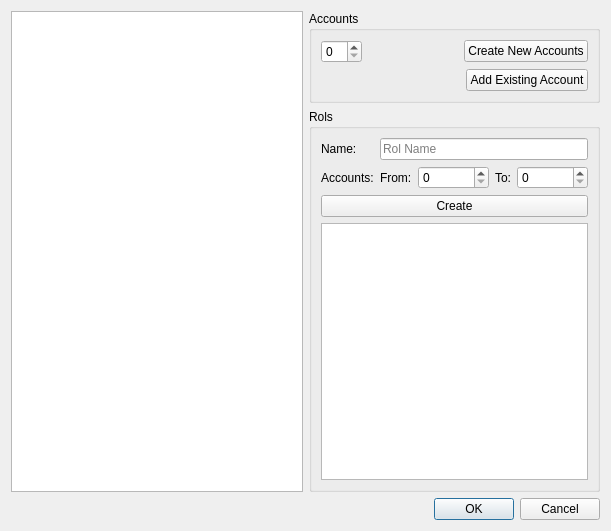
<?xml version="1.0" encoding="UTF-8"?>
<ui version="4.0">
 <class>Dialog</class>
 <widget class="QDialog" name="Dialog">
  <property name="geometry">
   <rect>
    <x>0</x>
    <y>0</y>
    <width>611</width>
    <height>531</height>
   </rect>
  </property>
  <property name="windowTitle">
   <string>Manage Accounts</string>
  </property>
  <layout class="QVBoxLayout" name="verticalLayout_4">
   <item>
    <layout class="QHBoxLayout" name="horizontalLayout_4">
     <item>
      <widget class="QListView" name="listView"/>
     </item>
     <item>
      <layout class="QVBoxLayout" name="verticalLayout_3">
       <item>
        <widget class="QGroupBox" name="groupBox">
         <property name="title">
          <string>Accounts</string>
         </property>
         <layout class="QVBoxLayout" name="verticalLayout">
          <item>
           <layout class="QHBoxLayout" name="horizontalLayout_2">
            <item>
             <widget class="QSpinBox" name="accounts_number_spin"/>
            </item>
            <item>
             <spacer name="horizontalSpacer">
              <property name="orientation">
               <enum>Qt::Horizontal</enum>
              </property>
              <property name="sizeHint" stdset="0">
               <size>
                <width>40</width>
                <height>20</height>
               </size>
              </property>
             </spacer>
            </item>
            <item>
             <widget class="QPushButton" name="create_accounts_btn">
              <property name="sizePolicy">
               <sizepolicy hsizetype="Fixed" vsizetype="Fixed">
                <horstretch>0</horstretch>
                <verstretch>0</verstretch>
               </sizepolicy>
              </property>
              <property name="text">
               <string>Create New Accounts</string>
              </property>
             </widget>
            </item>
           </layout>
          </item>
          <item>
           <layout class="QHBoxLayout" name="horizontalLayout">
            <item>
             <spacer name="horizontalSpacer_2">
              <property name="orientation">
               <enum>Qt::Horizontal</enum>
              </property>
              <property name="sizeHint" stdset="0">
               <size>
                <width>108</width>
                <height>20</height>
               </size>
              </property>
             </spacer>
            </item>
            <item>
             <widget class="QPushButton" name="add_accounts_btn">
              <property name="sizePolicy">
               <sizepolicy hsizetype="Fixed" vsizetype="Fixed">
                <horstretch>0</horstretch>
                <verstretch>0</verstretch>
               </sizepolicy>
              </property>
              <property name="text">
               <string>Add Existing Account</string>
              </property>
             </widget>
            </item>
           </layout>
          </item>
         </layout>
        </widget>
       </item>
       <item>
        <widget class="QGroupBox" name="groupBox_2">
         <property name="title">
          <string>Rols</string>
         </property>
         <layout class="QVBoxLayout" name="verticalLayout_2">
          <item>
           <layout class="QFormLayout" name="formLayout">
            <item row="0" column="0">
             <widget class="QLabel" name="label_4">
              <property name="text">
               <string>Name:</string>
              </property>
             </widget>
            </item>
            <item row="0" column="1">
             <widget class="QLineEdit" name="rol_name">
              <property name="placeholderText">
               <string>Rol Name</string>
              </property>
             </widget>
            </item>
            <item row="1" column="0">
             <widget class="QLabel" name="label_3">
              <property name="text">
               <string>Accounts:</string>
              </property>
             </widget>
            </item>
            <item row="1" column="1">
             <layout class="QHBoxLayout" name="horizontalLayout_3">
              <item>
               <widget class="QLabel" name="label">
                <property name="sizePolicy">
                 <sizepolicy hsizetype="Fixed" vsizetype="Preferred">
                  <horstretch>0</horstretch>
                  <verstretch>0</verstretch>
                 </sizepolicy>
                </property>
                <property name="text">
                 <string>From:</string>
                </property>
               </widget>
              </item>
              <item>
               <widget class="QSpinBox" name="rol_spin_1"/>
              </item>
              <item>
               <widget class="QLabel" name="label_2">
                <property name="sizePolicy">
                 <sizepolicy hsizetype="Fixed" vsizetype="Preferred">
                  <horstretch>0</horstretch>
                  <verstretch>0</verstretch>
                 </sizepolicy>
                </property>
                <property name="text">
                 <string>To:</string>
                </property>
               </widget>
              </item>
              <item>
               <widget class="QSpinBox" name="rol_spin_2"/>
              </item>
             </layout>
            </item>
           </layout>
          </item>
          <item>
           <widget class="QPushButton" name="create_rol_btn">
            <property name="text">
             <string>Create</string>
            </property>
           </widget>
          </item>
          <item>
           <widget class="QListView" name="listView_2"/>
          </item>
         </layout>
        </widget>
       </item>
      </layout>
     </item>
    </layout>
   </item>
   <item>
    <widget class="QDialogButtonBox" name="buttonBox">
     <property name="orientation">
      <enum>Qt::Horizontal</enum>
     </property>
     <property name="standardButtons">
      <set>QDialogButtonBox::Cancel|QDialogButtonBox::Ok</set>
     </property>
    </widget>
   </item>
  </layout>
 </widget>
 <resources/>
 <connections>
  <connection>
   <sender>buttonBox</sender>
   <signal>accepted()</signal>
   <receiver>Dialog</receiver>
   <slot>accept()</slot>
   <hints>
    <hint type="sourcelabel">
     <x>248</x>
     <y>254</y>
    </hint>
    <hint type="destinationlabel">
     <x>157</x>
     <y>274</y>
    </hint>
   </hints>
  </connection>
  <connection>
   <sender>buttonBox</sender>
   <signal>rejected()</signal>
   <receiver>Dialog</receiver>
   <slot>reject()</slot>
   <hints>
    <hint type="sourcelabel">
     <x>316</x>
     <y>260</y>
    </hint>
    <hint type="destinationlabel">
     <x>286</x>
     <y>274</y>
    </hint>
   </hints>
  </connection>
 </connections>
</ui>
